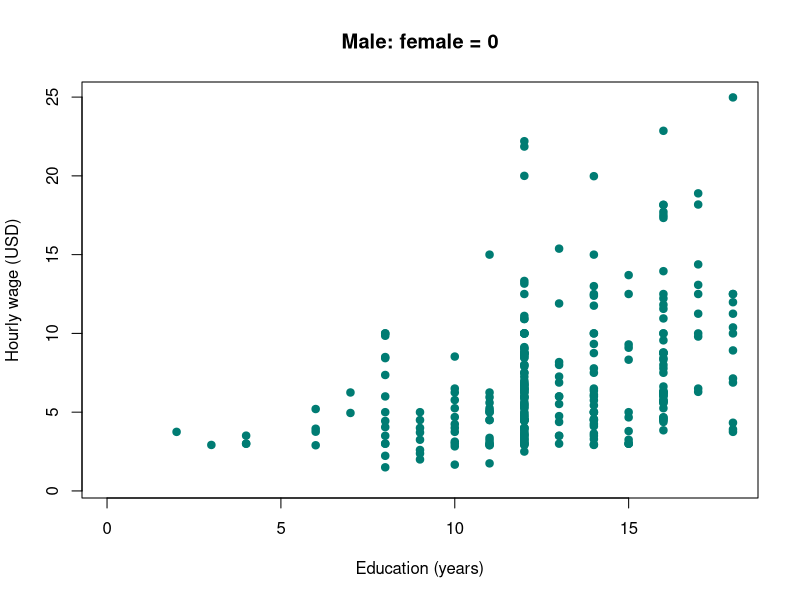
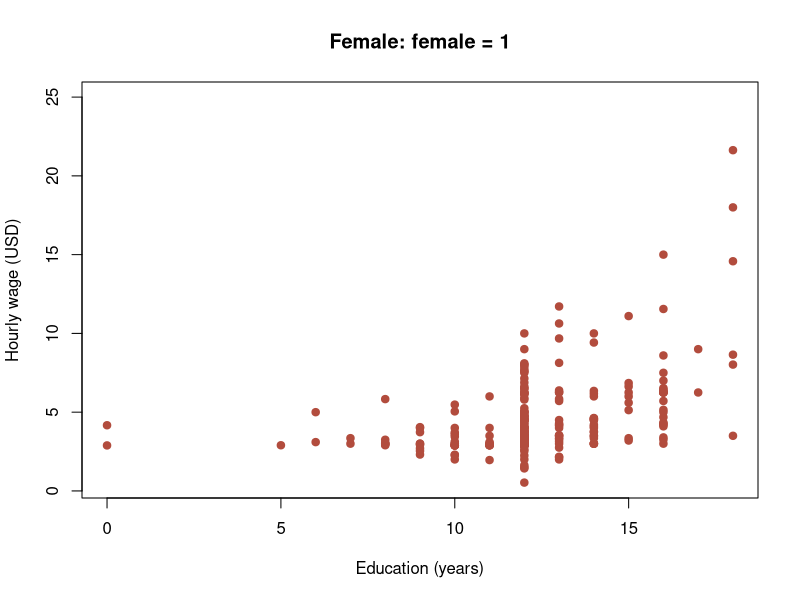
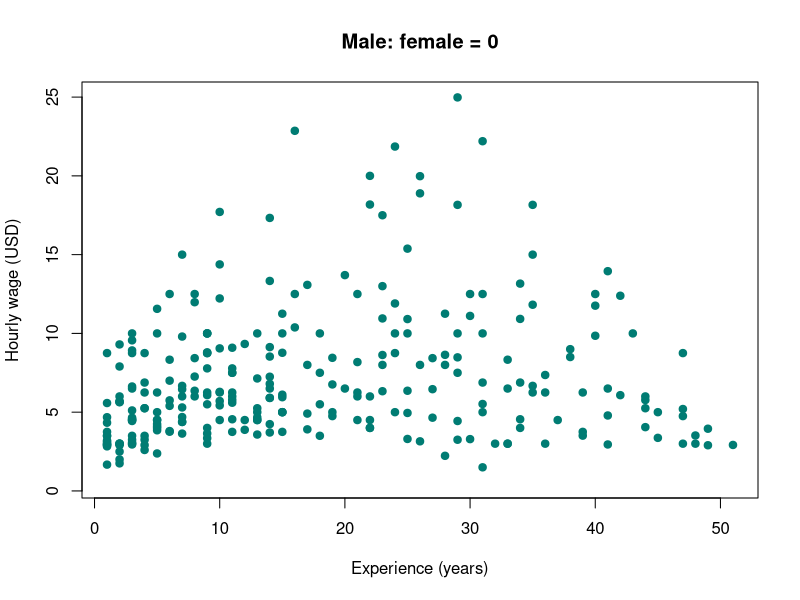
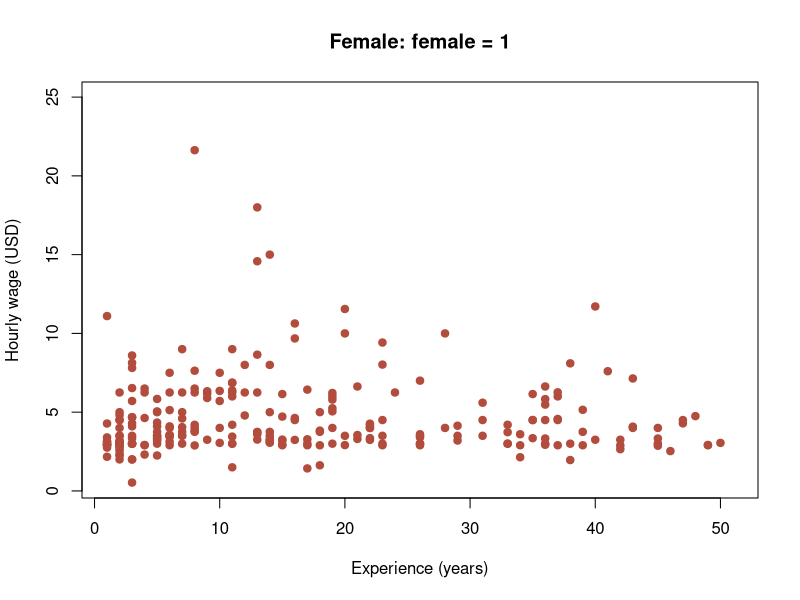

These figures' R source, in order:
# 第6回：重回帰分析とダミー変数
# zemi.Rprojを開き、data/data_lesson06.csvを準備する。
# Projectを作業ディレクトリとして、上から順に実行する。R標準機能のみ使用。
# データ：Wooldridgeのwage1、1976年の526人の賃金データ。
# wage：時間当たり賃金（1976年の米ドル）、educ：教育年数。
# exper：経験年数。
# female：女性1、男性0。男性が基準カテゴリーとなる。
# 本プロジェクトのreference_2/lesson06-data/wage1/から4列を収録。

# 1. 読み込みと確認
wages <- read.csv("data/data_lesson06.csv", fileEncoding = "UTF-8")
print(head(wages))
print(nrow(wages))
print(colSums(is.na(wages)))
print(summary(wages))
print(table(wages$female))

# 2. 予備的分析：散布図と相関係数
# 第3・4回と同じ条件抽出で男女を分け、第4・5回と同じx・yの指定で描く。
wages_male <- wages[wages$female == 0, ]
wages_female <- wages[wages$female == 1, ]

# 男女の図で比較できるよう、軸の範囲をそろえる。
wage_limits <- range(wages$wage)
educ_limits <- range(wages$educ)
exper_limits <- range(wages$exper)

# 男性の教育年数と時給
plot(
  x = wages_male$educ,
  y = wages_male$wage,
  xlab = "Education (years)",
  ylab = "Hourly wage (USD)",
  main = "Male: female = 0",
  xlim = educ_limits,  # xlim は横軸の範囲を指定する。
  ylim = wage_limits,  # ylim は縦軸の範囲を指定する。
  pch = 19,
  col = "#007c73"
)

# 女性の教育年数と時給
plot(
  x = wages_female$educ,
  y = wages_female$wage,
  xlab = "Education (years)",
  ylab = "Hourly wage (USD)",
  main = "Female: female = 1",
  xlim = educ_limits,
  ylim = wage_limits,
  pch = 19,
  col = "#b24c3d"
)

# 男性の経験年数と時給
plot(
  x = wages_male$exper,
  y = wages_male$wage,
  xlab = "Experience (years)",
  ylab = "Hourly wage (USD)",
  main = "Male: female = 0",
  xlim = exper_limits,
  ylim = wage_limits,
  pch = 19,
  col = "#007c73"
)

# 女性の経験年数と時給
plot(
  x = wages_female$exper,
  y = wages_female$wage,
  xlab = "Experience (years)",
  ylab = "Hourly wage (USD)",
  main = "Female: female = 1",
  xlim = exper_limits,
  ylim = wage_limits,
  pch = 19,
  col = "#b24c3d"
)

# 男女を合わせた526人全体の相関係数
# cor() に複数の数値列を渡すと、各組合せの相関行列を求める。
print(cor(wages[c("wage", "educ", "exper")]))

# 3. 推定：教育年数のみ→経験年数を追加→女性ダミーを追加
model_simple <- lm(wage ~ educ, data = wages)
# 回帰式の右辺では、+ で説明変数を追加する。
model_multiple <- lm(wage ~ educ + exper, data = wages)
model_dummy <- lm(wage ~ educ + exper + female, data = wages)
print(coef(model_simple))
print(coef(model_multiple))
print(coef(model_dummy))

# 4. 仮説検定：t検定とF検定（有意水準5%）
print(summary(model_dummy))
# t検定：各係数が0かを両側検定する。
# Coefficients表のeduc、exper、femaleの行からp値を読む。
# 教育年数と経験年数を一定としたときの、女性−男性の予測賃金差を読む。
# 全体のF検定：educ、exper、femaleの係数がすべて0かを検定する。
# summary末尾のF-statisticとp-valueを読む。F値は約77.92、自由度は(3, 522)。

# 5. モデルの当てはまり
# 上のsummary(model_dummy)の出力からMultiple R-squaredとAdjusted R-squaredを読む。
# 決定係数は約0.309、自由度調整済み決定係数は約0.305。

# 6. 予測：教育16年・経験年数10年、男性と女性で比較
new_workers <- data.frame(
  educ = c(16, 16),
  exper = c(10, 10),
  female = c(0, 1)
)
predicted_wages <- predict(model_dummy, newdata = new_workers)
print(predicted_wages)
# 差（女性−男性）は女性ダミーの係数と一致する。
print(c(
  # unname() は値に付いた名前を取り除く。
  female_minus_male = unname(predicted_wages[2] - predicted_wages[1]),
  female_coefficient = unname(coef(model_dummy)["female"])
))

# 補足：関数形を広げる場合（基本の3モデルと区別して確認する）
# 交差項：教育年数の傾きも男女で異なることを認める。
# 回帰式の * は主効果と交差項をまとめて含める指定。
model_interaction <- lm(wage ~ educ * female + exper, data = wages)
print(coef(model_interaction))
# 対数モデル：賃金はすべて正であることを確認して用いる。
model_log <- lm(log(wage) ~ educ + exper + female, data = wages)
print(coef(model_log))
# 二次項：経験年数と賃金の関係を曲線で近似する。
# I() は式の中で算術計算をそのまま扱う。ここでは経験年数の2乗。
model_quadratic <- lm(wage ~ educ + exper + I(exper^2) + female, data = wages)
print(coef(model_quadratic))
